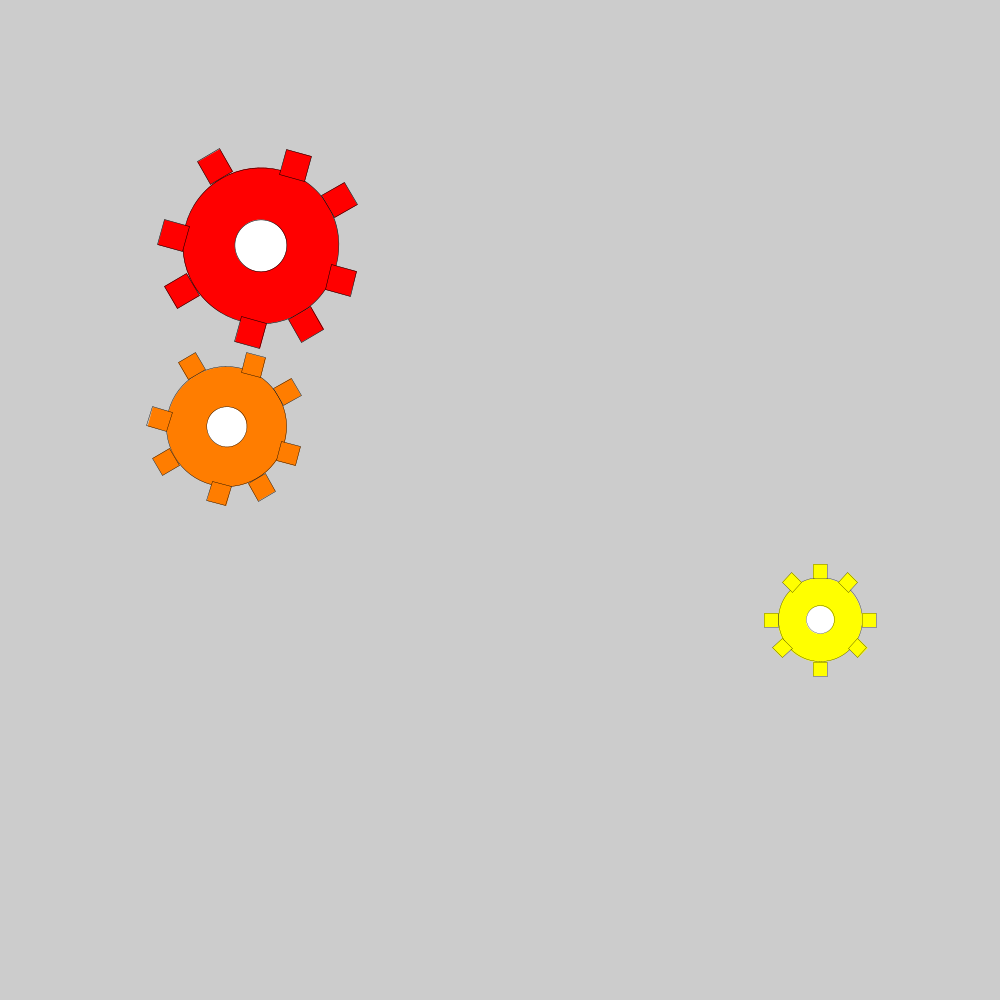
Frame 1 (no input)
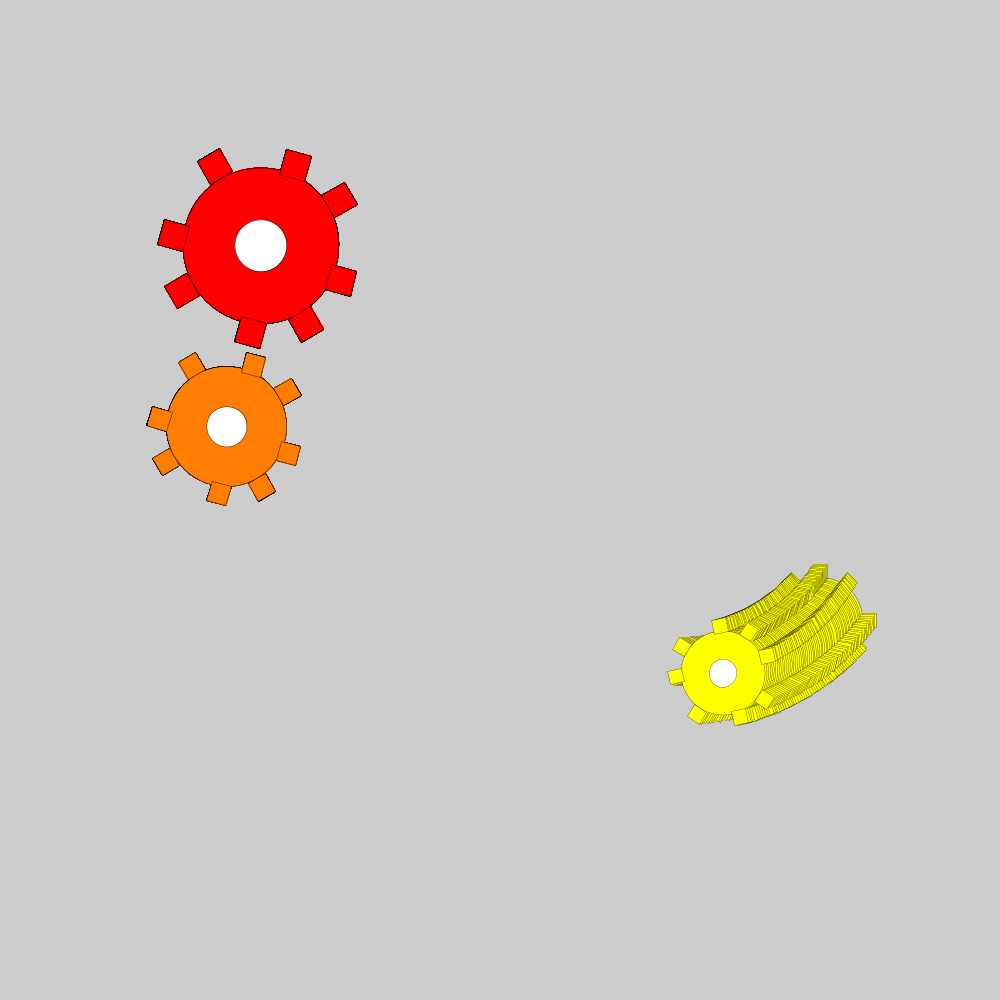
Frame 60 (the mouse pressed at the canvas centre just before this capture)
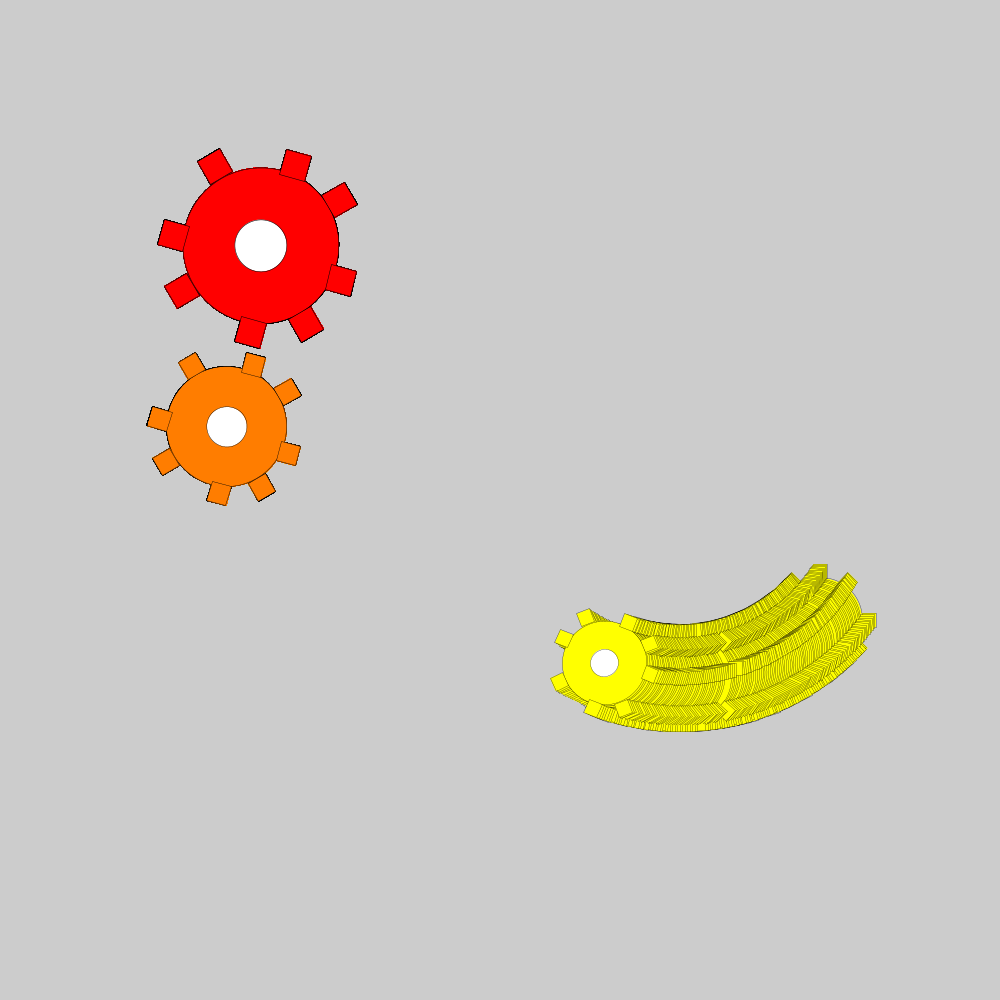
Frame 120 (the mouse held since frame 60 and released just before this capture)

The Processing sketch that drew these frames (run headless with seeded random() and noise(); from frame 60 on, the mouse is pressed at the canvas centre):

// Processing sketch: Assignment_4_2
// ── Assignment_4_2.pde
// milena correa
// code 1
// assignment 4.2

//How this works!!!
//Red gear = hours, orange gear = minutes, yellow gear = seconds,
//every time the yellow gear reappears a second has passed

float angle = 0;

void setup() {
  size(1000, 1000);
}

void draw()
{
  pushMatrix();
  translate(500, 500);
  scale(0.4);
  pushMatrix();
  int hour = hour();
  if (hour > 12) {
    hour -= 12;
  }
  
  //hour gear movement
  rotate(map(hour(), 0, 12, 0, TWO_PI));
  translate(-450, 200);
  scale(1.3);
  gear(255, 0, 0);
  popMatrix();

  //minute gear movement
  pushMatrix();
  rotate(map(minute(), 0, 60, 0, TWO_PI));
  gear(255, 125, 0);
  popMatrix();

  //second gear movement
  pushMatrix();
  translate(450, -50);
  scale(.7);
  rotate(map(second(), 0, 60, 0, radians(angle)));
  angle += 1;
  gear(255, 255, 0);
  popMatrix();
  popMatrix();
}

//creation of gear variable
void gear(float r, float g, float b) {
  fill(r, g, b);
  ellipse(width/2, height/2, 300, 300);

  fill(255);
  ellipse(width/2, height/2, 100, 100);

  fill(r, g, b);

  rectMode(CENTER); 
  rect(500, 675, 50, 50);
  rect(500, 325, 50, 50);
  rect(675, 500, 50, 50);
  rect(325, 500, 50, 50);

  rectMode(CORNER);
  pushMatrix();
  translate(400, 400);
  rotate((5*PI)/4);
  rect(0, 0, 50, 50);
  popMatrix();

  pushMatrix();
  translate(600, 400);
  rotate((5*PI)/4);
  rect(0, 0, 50, 50);
  popMatrix();

  pushMatrix();
  translate(400, 600);
  rotate(-(5*PI)/4);
  rect(0, 0, 50, 50);
  popMatrix();

  pushMatrix();
  translate(600, 600);
  rotate((7*PI)/4);
  rect(0, 0, 50, 50);
  popMatrix();
}
